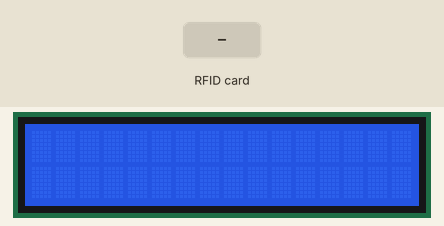
This program was run on a simulated Arduino Uno, built with avr-gcc and run on an emulated ATmega328P. Parts: 16×2 character LCD. Inputs (shaded band) come from the test bench. What the program prints to the serial monitor is not drawn.

Above: at 1.3 s.
1.4 s: RFID card A7 FE 76 B5 held to the reader
At 1.9 s:
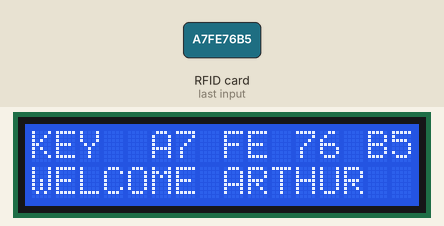
2.9 s: RFID card 5E 7A 19 C4 held to the reader
At 5.9 s:
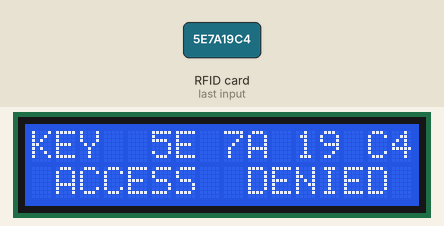
Timing chart, 0 to 7.4 s (numbered marks = the images above; inputs shaded):
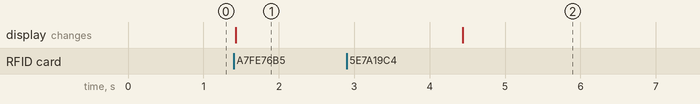

The program:

main.cpp
```cpp
#include <Arduino.h>
#include <SPI.h>
#include <MFRC522.h>
#include <LiquidCrystal.h>

#define SS_PIN 10
#define RST_PIN 9
MFRC522 mfrc522(SS_PIN, RST_PIN);   // Create MFRC522 instance.

// LCD pins <--> Arduino pins
const int RS = 6, EN = 5, D4 = 4, D5 = 3, D6 = 2, D7 = 7;
LiquidCrystal lcd(RS, EN, D4, D5, D6, D7);

void setup()
{
  lcd.begin(16,2);
  Serial.begin(115200);   // Initiate a serial communication
  SPI.begin();      // Initiate  SPI bus
  mfrc522.PCD_Init();   // Initiate MFRC522
  Serial.println("Approximate your card to the reader...");
  Serial.println();

}
void loop()
{
  // Look for new cards
  if ( ! mfrc522.PICC_IsNewCardPresent())
  {
    return;
  }
  // Select one of the cards
  if ( ! mfrc522.PICC_ReadCardSerial())
  {
    return;
  }
  //Show UID on serial monitor
  Serial.print("UID tag :");
  lcd.setCursor(0,0);
  lcd.print("KEY :");
  String content= "";

  for (byte i = 0; i < mfrc522.uid.size; i++)
  {
     Serial.print(mfrc522.uid.uidByte[i] < 0x10 ? " 0" : " ");
     Serial.print(mfrc522.uid.uidByte[i], HEX);
     content.concat(String(mfrc522.uid.uidByte[i] < 0x10 ? " 0" : " "));
     content.concat(String(mfrc522.uid.uidByte[i], HEX));
     content.toUpperCase();
     lcd.setCursor(4,0);
     lcd.print(content);
  }
  Serial.println();
  Serial.print("Message : ");
  content.toUpperCase();
  if (content.substring(1) == "A7 FE 76 B5") //change here the UID of the card/cards that you want to give access
  {
    Serial.println("Authorized access");
    Serial.println();
    lcd.setCursor(0,1);
    lcd.write("WELCOME ARTHUR ");
    delay(3000);
  }

 else   {
    Serial.println(" Access denied");
    lcd.setCursor(0,1);
    lcd.write(" ACCESS  DENIED");
    delay(3000);
  }
}
```

Measured:
- after the input at 1.4 s, the display: changes at once (image 1)
- after the input at 2.9 s, the display: changes after 1.5 s (image 2)
